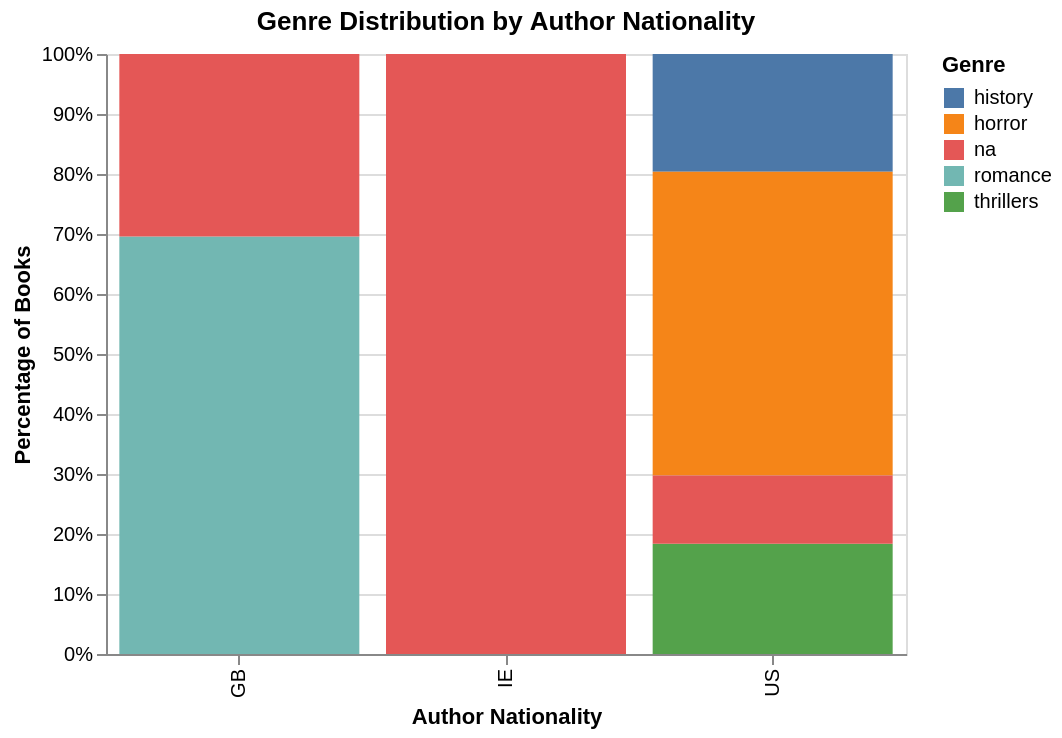

The cell this chart's notebook holds for it:
### Markdown cell above
I wanted to see if based on the gender of the author, there is a higher distribution of a specific novel genre. Here we can see the only common genre shared between the two genders is "na." The difference I can note from this visualization is that the romance and history novels are majorly written by female authors while horror and thrillers novels are majorly written by male authors. This tells me the current dataset may reflect traditional publishing silos or sampling bias, rather than the diverse representation of the literary landscape. I would like to note that based on how I merged the two datasets, I could've excluded the representative data I am alluding to.

### Code cell
alt.Chart(merged_df).mark_bar().encode(
    x=alt.X("author_nationality:N", title="Author Nationality"),
    y=alt.Y('count():Q', stack='normalize', title='Percentage of Books'),
    color=alt.Color('genre:N', title="Genre"),
    tooltip=['author_nationality', 'genre', 'count()']
).properties(
    width=400,
    height=300,
    title="Genre Distribution by Author Nationality"
)

### Figure 1 — Vega-Lite specification as saved in the notebook (floating-point values rounded to 4 significant figures; data arrays with more than 128 entries replaced by an {"elided": "..."} marker saying what was removed)
{"config": {"view": {"continuousWidth": 300, "continuousHeight": 300}}, "data": {"name": "data-96df1c64ad7bdc8d2cb3d3727bb16064"}, "mark": {"type": "bar"}, "encoding": {"color": {"field": "genre", "title": "Genre", "type": "nominal"}, "tooltip": [{"field": "author_nationality", "type": "nominal"}, {"field": "genre", "type": "nominal"}, {"aggregate": "count", "type": "quantitative"}], "x": {"field": "author_nationality", "title": "Author Nationality", "type": "nominal"}, "y": {"aggregate": "count", "stack": "normalize", "title": "Percentage of Books", "type": "quantitative"}}, "height": 300, "title": "Genre Distribution by Author Nationality", "width": 400, "$schema": "https://vega.github.io/schema/vega-lite/v6.1.0.json", "datasets": {"data-96df1c64ad7bdc8d2cb3d3727bb16064": {"elided": "231 records"}}}
